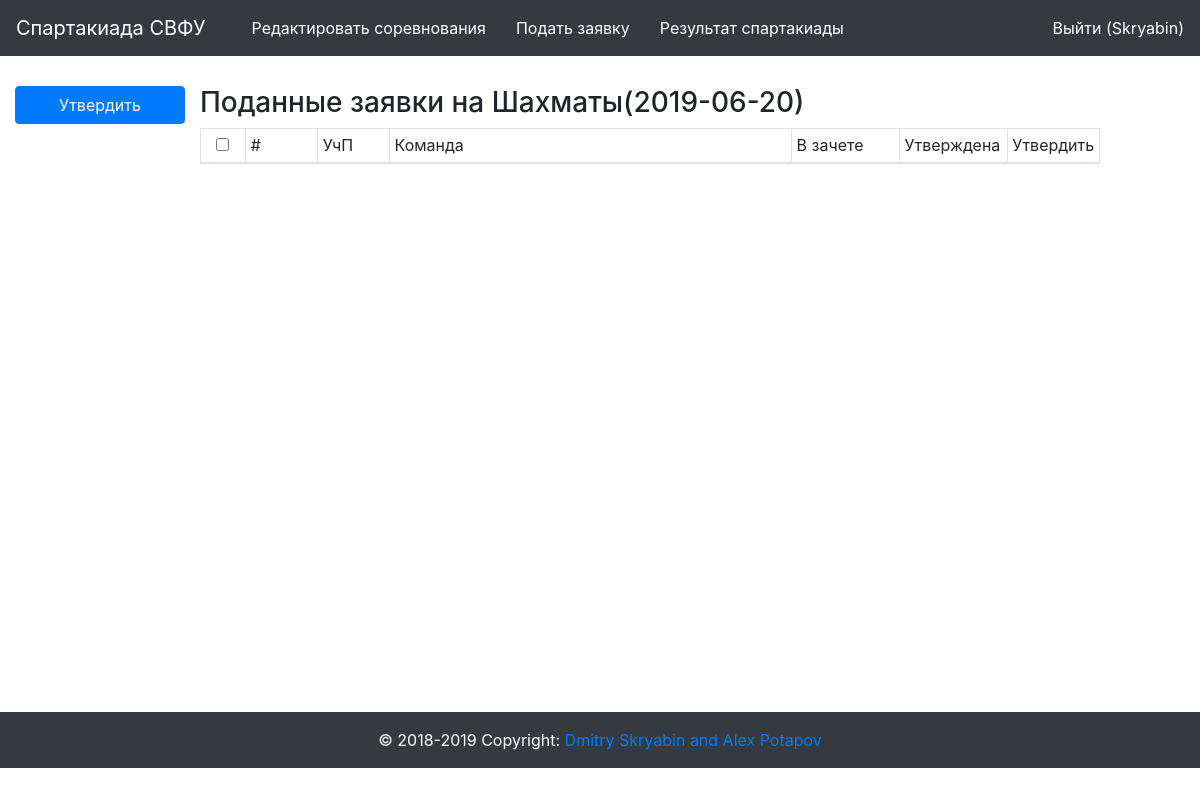
The app's page /CM/requestapproved/114 (signed in), older data.
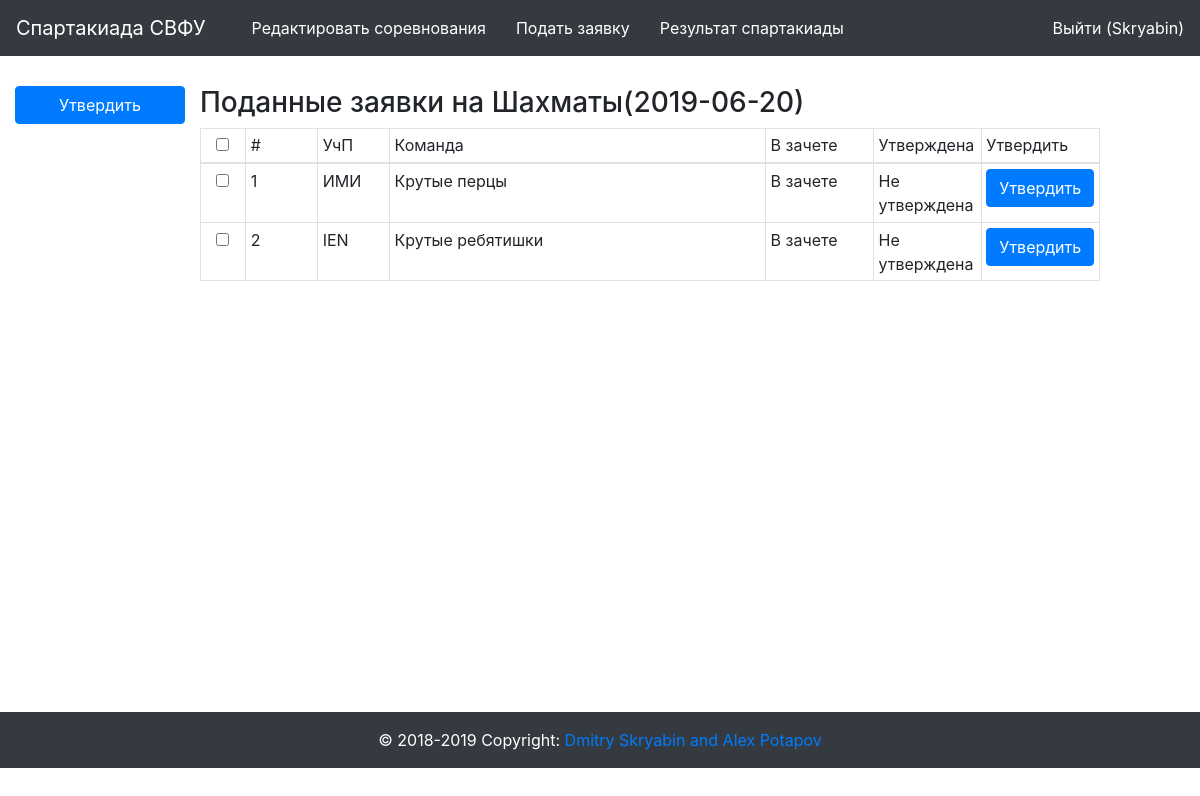
The same page, newer data.
### sport/models.py (models this page shows, shortened)
class Team(models.Model):
    competition = models.ForeignKey(Competition, verbose_name="Соревнование", db_index=True, on_delete=models.CASCADE)
    organization = models.ForeignKey(Department, verbose_name="Организация", db_index=True, on_delete=models.CASCADE)
    name = models.CharField(max_length=100, verbose_name= "Название команды", db_index=True)
    not_resultable = models.BooleanField(verbose_name='В зачете', default=False)
    approved = models.BooleanField(verbose_name="Утвержден", default=False)

class Department(models.Model):
    name = models.CharField(max_length=100, verbose_name="Организация", db_index=True)
    def __str__(self):
        return self.name

### sport/views.py (the view)
# urls.py: path('requestapproved/<int:competition_id>',views.sportrequestapproved, name="requestapproved"),
@login_required()
@permission_required("sport.delete_competition")
def sportrequestapproved(request, competition_id):
    competition_name = Competition.objects.get(id=competition_id)
    requestlist = Team.objects.filter(competition=competition_id)
    args={
        'competition_name': competition_name,
        'requestlist': requestlist
    }
    if request.POST:
        data = request.POST.getlist('item-id')
        for item in data:
            obj = Team.objects.get(id=item)
            obj.approved=True
            obj.save()
    return render(request, "sport/sportrequestapprove.html", args)

### sport/models.py (called while the page is built)
    def __str__(self):
        return self.sport.name + '(' + str(self.date) + ')'

### sport/template/sport/sportrequestapprove.html (shortened to what this page needs)
{% extends "sport/index.html" %}
{% block sportrequestapproved %}
<div class="container-fluid">
  <form class="" action="" method="post">
    <div class="row" style="min-height:82vh;">
      <div class="col-2 padd-top">
        <input type="submit" name="save" value="Утвердить" class="btn btn-block btn-primary">
      </div>
      <div class="col-9 padd-top">
        <h3>Поданные заявки на {{ competition_name }}</h3>
        <table class="table table-hover table-bordered table-sm table-justified">
          <thead>
            <tr>
              <td style="width: 5%; text-align: center;"> <input type="checkbox" class="all" name="" value=""> </td>
              <td style="width: 8%;">#</td>
              <td style="width: 8%;">УчП</td>
              <td>Команда</td>
              <td style="width: 12%;">В зачете</td>
              <td style="width: 12%;">Утверждена</td>
              <td style="width: 10%;">Утвердить</td>
            </tr>
          </thead>
          <tbody>
            {% for item in requestlist %}
              <tr>
                <td style="text-align: center;"><input type="checkbox" class="one" name="item-id" value="{{ item.id }}"></td>
                <td>{{ forloop.counter }}</td>
                <td>{{ item.organization }}</td>
                <td>{{ item.name }}</td>
                <td>{% if item.not_resultable %} В зачете {% else %} Не в зачете {% endif %}</td>
                <td>{% if item.approved %} Утверждена {% else %} Не утверждена {% endif %}</td>
                <td><input type="submit" name="save" data="{{ item.id }}" value="Утвердить" class="btn btn-block btn-primary"></td>
              </tr>
            {% endfor %}
          </tbody>
        </table>
      </div>
    </div>
  </form>
</div>
{% endblock %}

Row changes from the older to the newer data that the page shows:
added Team: organization "ИМИ", name "Крутые перцы", not_resultable "В зачете", approved "Не утверждена"
added Team: organization "IEN", name "Крутые ребятишки", not_resultable "В зачете", approved "Не утверждена"
